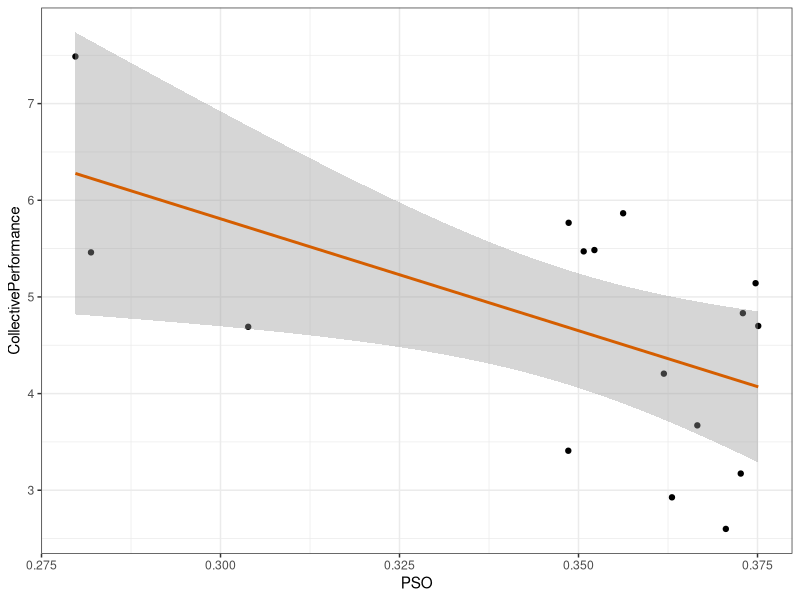

Generate this figure with R:
library(data.table)
library(MASS)
library(pracma)
library(ggplot2)

# read data
dt = fread('data/all_pairs_entropy.txt')
# dt = fread('data/all_pairs_entropy_new.txt')
setkey(dt, pairId, who)

# read performance data
dt.pf = fread('data/PerformanceData.tsv')
setkey(dt.pf, Pair)

##
# analysis
dt.spec = dt[, {
        specval = spec.pgram(ent, taper=0, log='no', plot=F)
        .(spec = specval$spec, freq = specval$freq)
    }, by = .(pairId, who)]
dt.pso = dt.spec[, {
        x_A = freq[who=='A']
        y_A = spec[who=='A']
        x_B = freq[who=='B']
        y_B = spec[who=='B']
        # linear interpolation
        x_out = sort(union(x_A, x_B))
        approx_A = approx(x_A, y_A, xout = x_out)
        approx_B = approx(x_B, y_B, xout = x_out)
        # find min ys and remove NAs
        x_out_A = x_out[!is.na(approx_A$y)]
        y_out_A = approx_A$y[!is.na(approx_A$y)]
        x_out_B = x_out[!is.na(approx_B$y)]
        y_out_B = approx_B$y[!is.na(approx_B$y)]
        y_min = pmin(approx_A$y, approx_B$y)
        x_min = x_out[!is.na(y_min)]
        y_min = y_min[!is.na(y_min)]
        y_max = pmax(approx_A$y, approx_B$y)
        x_max = x_out[!is.na(y_max)]
        y_max = y_max[!is.na(y_max)]
        # compute AUVs and PSO
        AUV_A = trapz(x_out_A, y_out_A)
        AUV_B = trapz(x_out_B, y_out_B)
        AUV_min = trapz(x_min, y_min)
        AUV_max = trapz(x_max, y_max)
        # PSO = AUV_min / (AUV_A + AUV_B)
        PSO = AUV_min / AUV_max
        # return PSO
        .(PSO = PSO)
    }, by = pairId]
dt.pso = dt.pso[dt.pf, nomatch=0]


# Model
# Table 2.
m = lm(CollectivePerformance ~ PSO, dt.pso)
summary(m)
# PSO          -23.154      9.011  -2.569  0.02226 *
# Adjusted R-squared:  0.2711
# F-statistic: 6.602 on 1 and 14 DF, p-value: 0.02226


# Plot regression line
# Figure 4. (b)
p = ggplot(dt.pso, aes(x=PSO, y=CollectivePerformance)) +
    geom_point() +
    geom_smooth(method = lm, color='#D55E00') +
    theme_bw()
pdf('figs/CollectivePerformance_vs_PSO.pdf', 4, 4)
plot(p)
dev.off()
